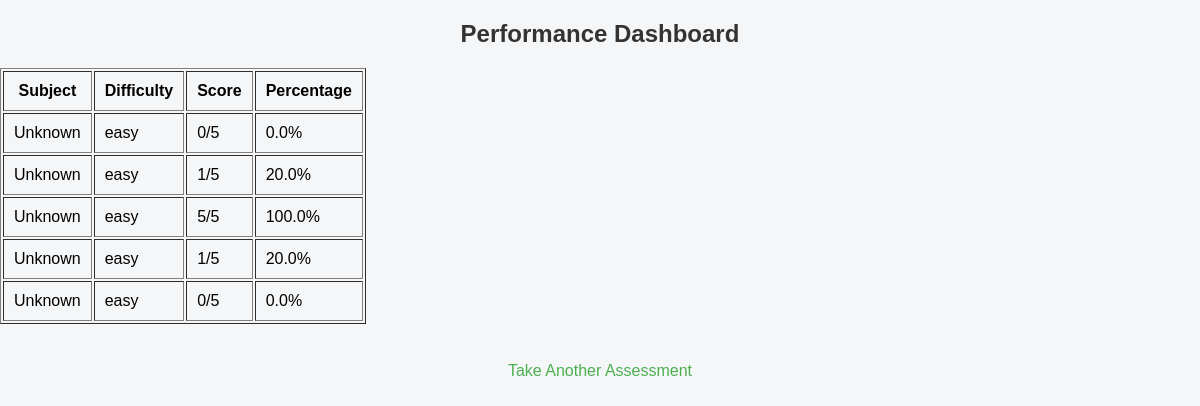
Page /dashboard on the earlier database version.
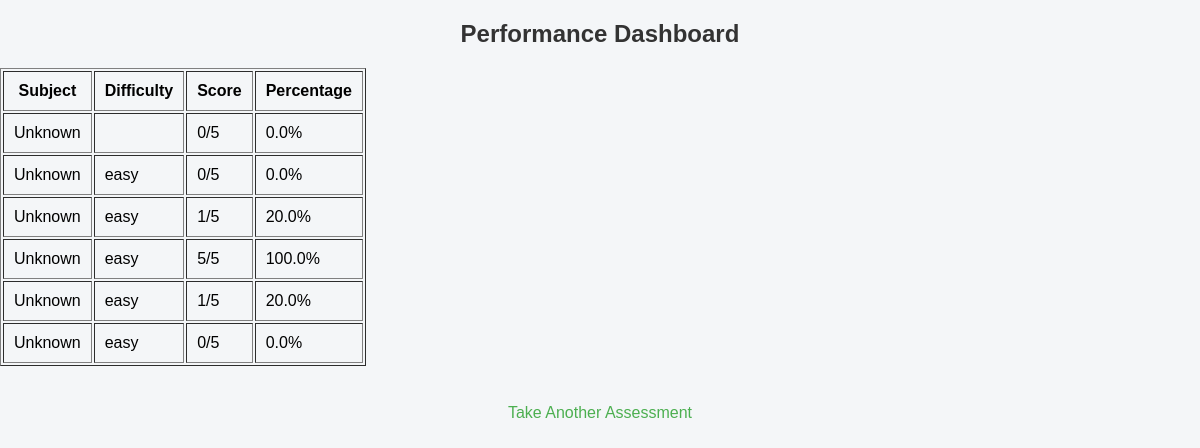
Same page on the later database version.
### tables this page shows
CREATE TABLE performance (
    id INTEGER PRIMARY KEY AUTOINCREMENT,
    subject TEXT,
    difficulty TEXT,
    score INTEGER,
    total INTEGER
);

### app.py (the view)
@app.route("/dashboard")
def dashboard():
    import sqlite3
    conn = sqlite3.connect("database.db")
    cursor = conn.cursor()
    cursor.execute("""
        SELECT subject, difficulty, score, total
        FROM performance
        ORDER BY id DESC
    """)
    records = cursor.fetchall()
    conn.close()
    return render_template("dashboard.html", records=records)

### templates/dashboard.html (shortened to what this page needs)
<!DOCTYPE html>
<html>
<head>
    <link rel="stylesheet" href="{{ url_for('static', filename='style.css') }}">
</head>
<body>
{% set subjects = {
    '18': 'Computer Science',
    '19': 'Mathematics',
    '17': 'Science',
    '23': 'History'
} %}
<h2>Performance Dashboard</h2>
<table border="1" cellpadding="10">
    <tr>
        <th>Subject</th>
        <th>Difficulty</th>
        <th>Score</th>
        <th>Percentage</th>
    </tr>
    {% for row in records %}
    <tr>
        <td>{{ subjects.get(row[0], 'Unknown') }}</td>
        <td>{{ row[1] }}</td>
        <td>{{ row[2] }}/{{ row[3] }}</td>
        <td>{{ (row[2] / row[3]) * 100 }}%</td>
    </tr>
    {% endfor %}
</table>
<br>
<a href="/">Take Another Assessment</a>
</body>
</html>

### static/style.css (style rules this page uses)
body { font-family: Arial, Helvetica, sans-serif; background-color: #f4f6f8; margin: 0; padding: 0; }
h1, h2, h3 { text-align: center; color: #333; }
a { display: block; text-align: center; margin-top: 20px; text-decoration: none; color: #4CAF50; }

Differences in the rows shown:
added performance: get "Unknown", score "0", total "5", (row[2]/row[3])*100 "0.0"
